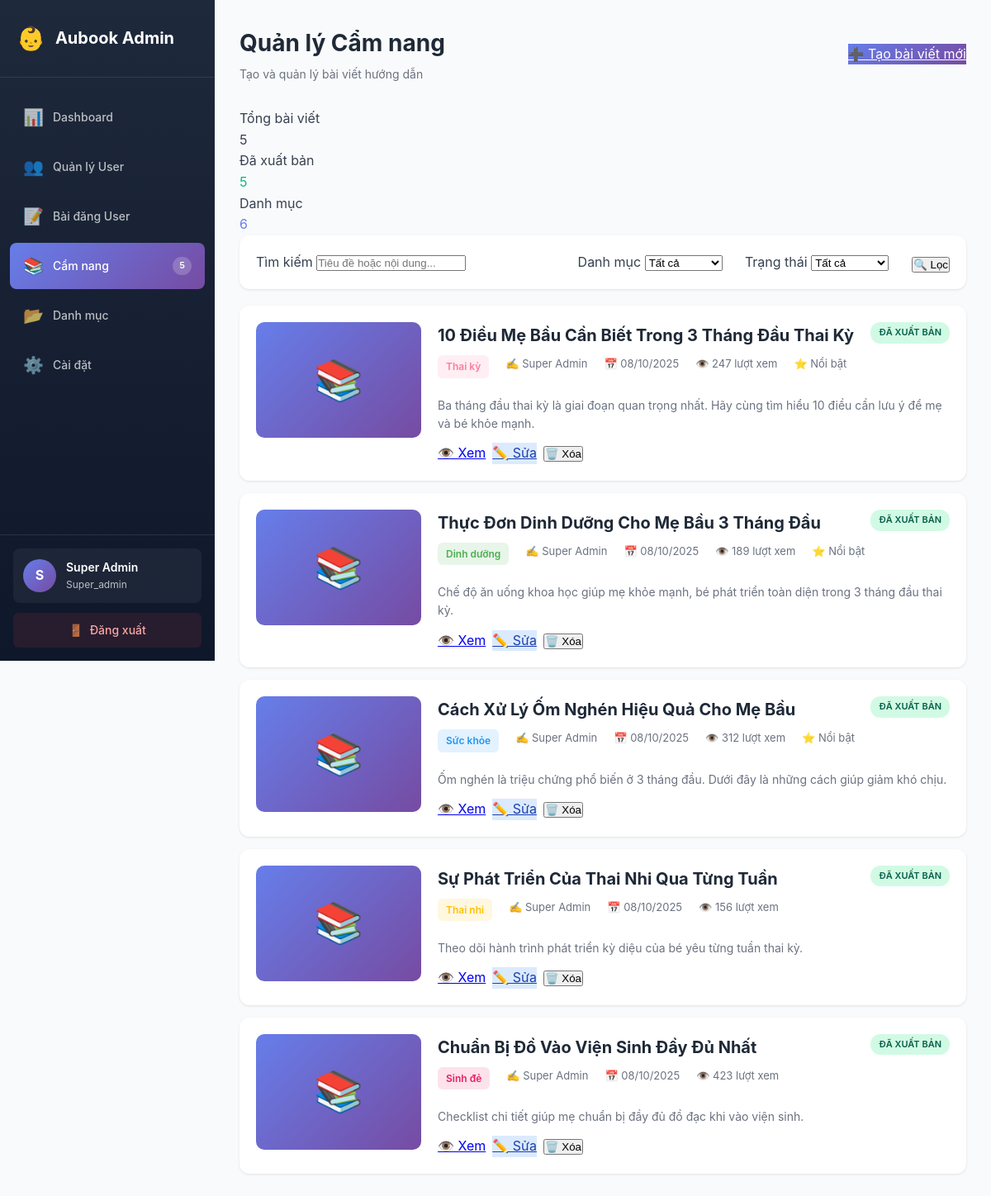
/admin/articles.php (signed in), run on the app's committed database.
### tables this page shows
CREATE TABLE `articles` (
  `id` int(11) NOT NULL,
  `category_id` int(11) NOT NULL,
  `title` varchar(255) NOT NULL,
  `slug` varchar(255) NOT NULL,
  `summary` text DEFAULT NULL,
  `content` longtext NOT NULL,
  `thumbnail` varchar(255) DEFAULT NULL,
  `author_id` int(11) NOT NULL,
  `status` enum('draft','published','unpublished') DEFAULT 'draft',
  `published_at` timestamp NULL DEFAULT NULL,
  `view_count` int(11) DEFAULT 0,
  `is_featured` tinyint(1) DEFAULT 0,
  `meta_title` varchar(255) DEFAULT NULL,
  `meta_description` text DEFAULT NULL,
  `created_at` timestamp NOT NULL DEFAULT current_timestamp(),
  `updated_at` timestamp NOT NULL DEFAULT current_timestamp() ON UPDATE current_timestamp()
);

CREATE TABLE `article_categories` (
  `id` int(11) NOT NULL,
  `name` varchar(100) NOT NULL,
  `slug` varchar(100) NOT NULL,
  `description` text DEFAULT NULL,
  `icon` varchar(50) DEFAULT NULL,
  `color` varchar(20) DEFAULT NULL,
  `display_order` int(11) DEFAULT 0,
  `is_active` tinyint(1) DEFAULT 1,
  `created_at` timestamp NOT NULL DEFAULT current_timestamp(),
  `updated_at` timestamp NOT NULL DEFAULT current_timestamp() ON UPDATE current_timestamp()
);

### models/Admin.php (called while the page is built, shortened)
<?php
class Admin {
    private $conn;
    public function __construct($db) {
        $this->conn = $db;
    }
    public function getAdminById($id) {
        $query = "SELECT * FROM admins WHERE id = :id LIMIT 1";
        $stmt = $this->conn->prepare($query);
        $stmt->bindParam(':id', $id);
        $stmt->execute();
        return $stmt->fetch(PDO::FETCH_ASSOC);
    }
    public function getDashboardStats() {
        $query = "SELECT * FROM admin_dashboard_stats";
        $stmt = $this->conn->prepare($query);
        $stmt->execute();
        return $stmt->fetch(PDO::FETCH_ASSOC);
    }
    public function getAllCategories() {
        $query = "SELECT *,
                         (SELECT COUNT(*) FROM articles WHERE category_id = article_categories.id) as article_count
                  FROM article_categories
                  ORDER BY display_order ASC";
        $stmt = $this->conn->prepare($query);
        $stmt->execute();
        return $stmt->fetchAll(PDO::FETCH_ASSOC);
    }
    public function getAllArticles($search = '', $category_id = '', $status = '', $page = 1, $per_page = 20) {
        $offset = ($page - 1) * $per_page;
        $where = ["1=1"];
        $params = [];
        $where_clause = implode(' AND ', $where);
        $query = "SELECT a.*, c.name as category_name, c.color as category_color,
                         ad.full_name as author_name
                  FROM articles a
                  JOIN article_categories c ON a.category_id = c.id
                  JOIN admins ad ON a.author_id = ad.id
                  WHERE $where_clause
                  ORDER BY a.created_at DESC
                  LIMIT :limit OFFSET :offset";
        $stmt = $this->conn->prepare($query);
        $stmt->bindValue(':limit', $per_page, PDO::PARAM_INT);
        $stmt->bindValue(':offset', $offset, PDO::PARAM_INT);
        $stmt->execute();
        return $stmt->fetchAll(PDO::FETCH_ASSOC);
    }
    public function getArticlesCount($search = '', $category_id = '', $status = '') {
        $where = ["1=1"];
        $params = [];
        $where_clause = implode(' AND ', $where);
        $query = "SELECT COUNT(*) as total FROM articles WHERE $where_clause";
        $stmt = $this->conn->prepare($query);
        $stmt->execute();
        $result = $stmt->fetch(PDO::FETCH_ASSOC);
        return $result['total'];
    }
}

### admin/articles.php (the view, shortened to what this page needs)
<?php
require_once '../models/Admin.php';
$database = new Database();
$db = $database->getConnection();
$admin = new Admin($db);
$admin_info = $admin->getAdminById($_SESSION['admin_id']);
$search = $_GET['search'] ?? '';
$category_id = $_GET['category_id'] ?? '';
$status = $_GET['status'] ?? '';
$page = isset($_GET['page']) ? (int)$_GET['page'] : 1;
$per_page = 20;
$articles = $admin->getAllArticles($search, $category_id, $status, $page, $per_page);
$total_articles = $admin->getArticlesCount($search, $category_id, $status);
$categories = $admin->getAllCategories();
$stats = $admin->getDashboardStats();
?>
<!DOCTYPE html>
<html lang="vi">
<head>
    <link rel="stylesheet" href="css/admin.css">
</head>
<body>
    <div class="admin-container">
        <aside class="sidebar">
            <div class="sidebar-header">
                <div class="logo">
                    <span class="logo-icon">👶</span>
                    <span class="logo-text">Aubook Admin</span>
                </div>
            </div>
            <nav class="sidebar-menu">
                <a href="index.php" class="menu-item">
                    <span class="menu-icon">📊</span>
                    <span class="menu-text">Dashboard</span>
                </a>
                <a href="users.php" class="menu-item">
                    <span class="menu-icon">👥</span>
                    <span class="menu-text">Quản lý User</span>
                </a>
                <a href="posts.php" class="menu-item">
                    <span class="menu-icon">📝</span>
                    <span class="menu-text">Bài đăng User</span>
                </a>
                <a href="articles.php" class="menu-item active">
                    <span class="menu-icon">📚</span>
                    <span class="menu-text">Cẩm nang</span>
                    <span class="menu-badge"><?php echo $stats['articles_published']; ?></span>
                </a>
                <a href="categories.php" class="menu-item">
                    <span class="menu-icon">📂</span>
                    <span class="menu-text">Danh mục</span>
                </a>
                <a href="settings.php" class="menu-item">
                    <span class="menu-icon">⚙️</span>
                    <span class="menu-text">Cài đặt</span>
                </a>
            </nav>
            <div class="sidebar-footer">
                <div class="admin-profile">
                    <div class="admin-avatar">
                        <?php echo strtoupper(substr($admin_info['full_name'], 0, 1)); ?>
                    </div>
                    <div class="admin-info">
                        <div class="admin-name"><?php echo htmlspecialchars($admin_info['full_name']); ?></div>
                        <div class="admin-role"><?php echo ucfirst($admin_info['role']); ?></div>
                    </div>
                </div>
                <a href="logout.php" class="btn-logout">
                    <span>🚪</span> Đăng xuất
                </a>
            </div>
        </aside>
        <main class="main-content">
            <header class="content-header">
                <div>
                    <h1>Quản lý Cẩm nang</h1>
                    <p>Tạo và quản lý bài viết hướng dẫn</p>
                </div>
                <a href="article_form.php" class="btn-primary">
                    ➕ Tạo bài viết mới
                </a>
            </header>
            <div class="stats-mini">
                <div class="stat-mini">
                    <div class="stat-mini-label">Tổng bài viết</div>
                    <div class="stat-mini-value"><?php echo number_format($total_articles); ?></div>
                </div>
                <div class="stat-mini">
                    <div class="stat-mini-label">Đã xuất bản</div>
                    <div class="stat-mini-value" style="color: #10b981;"><?php echo number_format($stats['articles_published']); ?></div>
                </div>
                <div class="stat-mini">
                    <div class="stat-mini-label">Danh mục</div>
                    <div class="stat-mini-value" style="color: #667eea;"><?php echo count($categories); ?></div>
                </div>
            </div>
            <div class="filters">
                <form method="GET" action="">
                    <div class="form-group">
                        <label for="search">Tìm kiếm</label>
                        <input
                            type="text"
                            id="search"
                            name="search"
                            placeholder="Tiêu đề hoặc nội dung..."
                            value="<?php echo htmlspecialchars($search); ?>"
                        >
                    </div>
                    <div class="form-group">
                        <label for="category_id">Danh mục</label>
                        <select id="category_id" name="category_id">
                            <option value="">Tất cả</option>
                        </select>
                    </div>
                    <div class="form-group">
                        <label for="status">Trạng thái</label>
                        <select id="status" name="status">
                            <option value="">Tất cả</option>
                        </select>
                    </div>
                    <button type="submit" class="btn-filter">🔍 Lọc</button>
                </form>
            </div>
            <?php if (count($articles) > 0): ?>
                <?php foreach ($articles as $article): ?>
                    <div class="article-card">
                        <?php if ($article['thumbnail']): ?>
                            <img src="../<?php echo htmlspecialchars($article['thumbnail']); ?>" class="article-thumbnail" alt="Thumbnail">
                        <?php else: ?>
                            <div class="article-thumbnail-placeholder">
                                📚
                            </div>
                        <?php endif; ?>
                        <div class="article-content">
                            <div class="article-header">
                                <div style="flex: 1;">
                                    <div class="article-title"><?php echo htmlspecialchars($article['title']); ?></div>
                                    <div class="article-meta">
                                        <span style="padding: 4px 10px; border-radius: 6px; font-size: 12px; font-weight: 600; background-color: <?php echo $article['category_color']; ?>20; color: <?php echo $article['category_color']; ?>">
                                            <?php echo htmlspecialchars($article['category_name']); ?>
                                        </span>
                                        <span>✍️ <?php echo htmlspecialchars($article['author_name']); ?></span>
                                        <span>📅 <?php echo date('d/m/Y', strtotime($article['created_at'])); ?></span>
                                        <span>👁️ <?php echo number_format($article['view_count']); ?> lượt xem</span>
                                        <?php if ($article['is_featured']): ?>
                                            <span>⭐ Nổi bật</span>
                                        <?php endif; ?>
                                    </div>
                                </div>
                                <span class="badge badge-<?php
                                    echo $article['status'] === 'published' ? 'success' :
                                         ($article['status'] === 'draft' ? 'warning' : 'danger');
                                ?>">
                                    <?php
                                        echo $article['status'] === 'published' ? 'Đã xuất bản' :
                                             ($article['status'] === 'draft' ? 'Nháp' : 'Đã ẩn');
                                    ?>
                                </span>
                            </div>
                            <?php if ($article['summary']): ?>
                                <div class="article-summary">
                                    <?php echo htmlspecialchars($article['summary']); ?>
                                </div>
                            <?php endif; ?>
                            <div class="article-actions">
                                <a href="../views/cam_nang_detail.php?id=<?php echo $article['id']; ?>" class="btn-action btn-view" target="_blank" title="Xem trước">
                                    👁️ Xem
                                </a>
                                <a href="article_form.php?id=<?php echo $article['id']; ?>" class="btn-action" style="background: #dbeafe; color: #1e40af;" title="Chỉnh sửa">
                                    ✏️ Sửa
                                </a>
                                <form method="POST" style="display: inline;">
                                    <button
                                        type="submit"
                                        class="btn-action btn-delete"
                                        onclick="return confirm('Bạn có chắc muốn xóa bài viết này?')"
                                        title="Xóa"
                                    >
                                        🗑️ Xóa
                                    </button>
                                </form>
                            </div>
                        </div>
                    </div>
                <?php endforeach; ?>
            <?php endif; ?>
        </main>
    </div>
</body>
</html>

### data on the page
articles: title "10 Điều Mẹ Bầu Cần Biết Trong 3 Tháng Đầu Thai Kỳ", article_categories.name "Thai kỳ", admins.full_name "Super Admin", created_at "08/10/2025", view_count "247", is_featured "⭐ Nổi bật", status "ĐÃ XUẤT BẢN", summary "Ba tháng đầu thai kỳ là giai đoạn quan trọng nhất. Hãy cùng tìm hiểu 10 điều cần lưu ý để mẹ và bé khỏe mạnh."
articles: title "Thực Đơn Dinh Dưỡng Cho Mẹ Bầu 3 Tháng Đầu", article_categories.name "Dinh dưỡng", admins.full_name "Super Admin", created_at "08/10/2025", view_count "189", is_featured "⭐ Nổi bật", status "ĐÃ XUẤT BẢN", summary "Chế độ ăn uống khoa học giúp mẹ khỏe mạnh, bé phát triển toàn diện trong 3 tháng đầu thai kỳ."
articles: title "Cách Xử Lý Ốm Nghén Hiệu Quả Cho Mẹ Bầu", article_categories.name "Sức khỏe", admins.full_name "Super Admin", created_at "08/10/2025", view_count "312", is_featured "⭐ Nổi bật", status "ĐÃ XUẤT BẢN", summary "Ốm nghén là triệu chứng phổ biến ở 3 tháng đầu. Dưới đây là những cách giúp giảm khó chịu."
articles: title "Sự Phát Triển Của Thai Nhi Qua Từng Tuần", article_categories.name "Thai nhi", admins.full_name "Super Admin", created_at "08/10/2025", view_count "156", status "ĐÃ XUẤT BẢN", summary "Theo dõi hành trình phát triển kỳ diệu của bé yêu từng tuần thai kỳ."
articles: title "Chuẩn Bị Đồ Vào Viện Sinh Đầy Đủ Nhất", article_categories.name "Sinh đẻ", admins.full_name "Super Admin", created_at "08/10/2025", view_count "423", status "ĐÃ XUẤT BẢN", summary "Checklist chi tiết giúp mẹ chuẩn bị đầy đủ đồ đạc khi vào viện sinh."

### other printed values
$stats['articles_published'] "5"
substr($admin_info['full_name'], 0, 1) "S"
$admin_info['full_name'] "Super Admin"
$admin_info['role'] "Super_admin"
$total_articles "5"
count($categories) "6"
